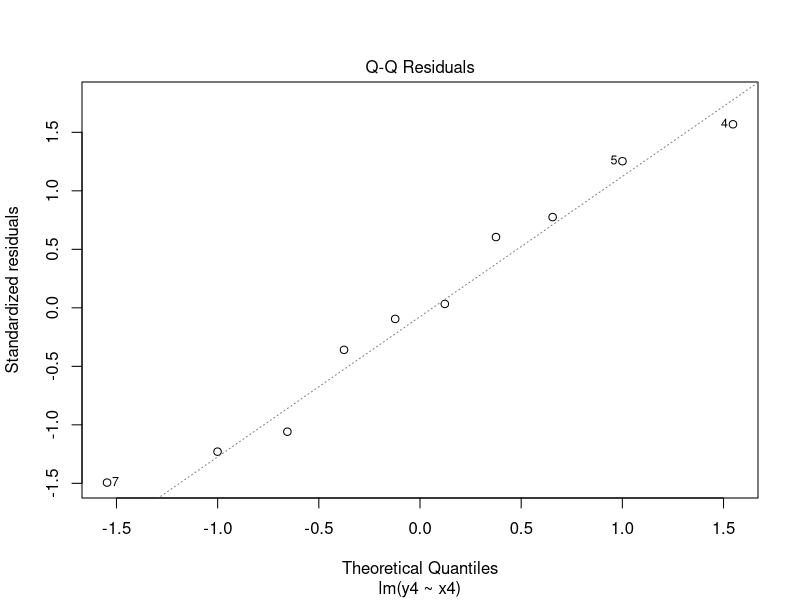

This chart was generated by the following R code:
#!/usr/bin/env RScript

as <- anscombe
library(ggplot2)

old_x1y1_plot <- ggplot(as, mapping = aes(x = x1, y = y1)) + geom_point()
old_2 <- ggplot(as, mapping = aes(x = x2, y = y2)) + geom_point()
old_3 <- ggplot(as, mapping = aes(x = x3, y = y3)) + geom_point()
old_4 <- ggplot(as, mapping = aes(x = x4, y = y4)) + geom_point()

lm_x1y1 <- lm(y1 ~ x1, data = as)
lm_2 <- lm(y2 ~ x2, data = as)
lm_3 <- lm(y3 ~ x3, data = as)
lm_4 <- lm(y4 ~ x4, data = as)

coef_x1y1 <- coef(lm_x1y1)
coef_2 <- coef(lm_2)
coef_3 <- coef(lm_3)
coef_4 <- coef(lm_4)

new_x1y1_plot <- old_x1y1_plot + geom_abline(intercept = coef_x1y1[1], slope = coef_x1y1[2])
#ggsave("one_1.pdf")

new_2 <- old_2 + geom_abline(intercept = coef_x1y1[1], slope = coef_x1y1[2])
#ggsave("one_2.pdf")
new_3 <- old_3 + geom_abline(intercept = coef_x1y1[1], slope = coef_x1y1[2])
#ggsave("one_3.pdf")
new_4 <- old_4 + geom_abline(intercept = coef_x1y1[1], slope = coef_x1y1[2])
#ggsave("one_4.pdf")

#print(new_2)
#print(new_3)
#print(new_4)

#print(new_x1y1_plot)
#summary(lm_x1y1)
#plot(lm_x1y1, which = 1)

#plot(lm_x1y1, which = 2)

#plot(lm_2, which = 1)
#plot(lm_3, which = 1)
#plot(lm_4, which = 1)

#plot(lm_2, which = 2)
#plot(lm_3, which = 2)
plot(lm_4, which = 2)
